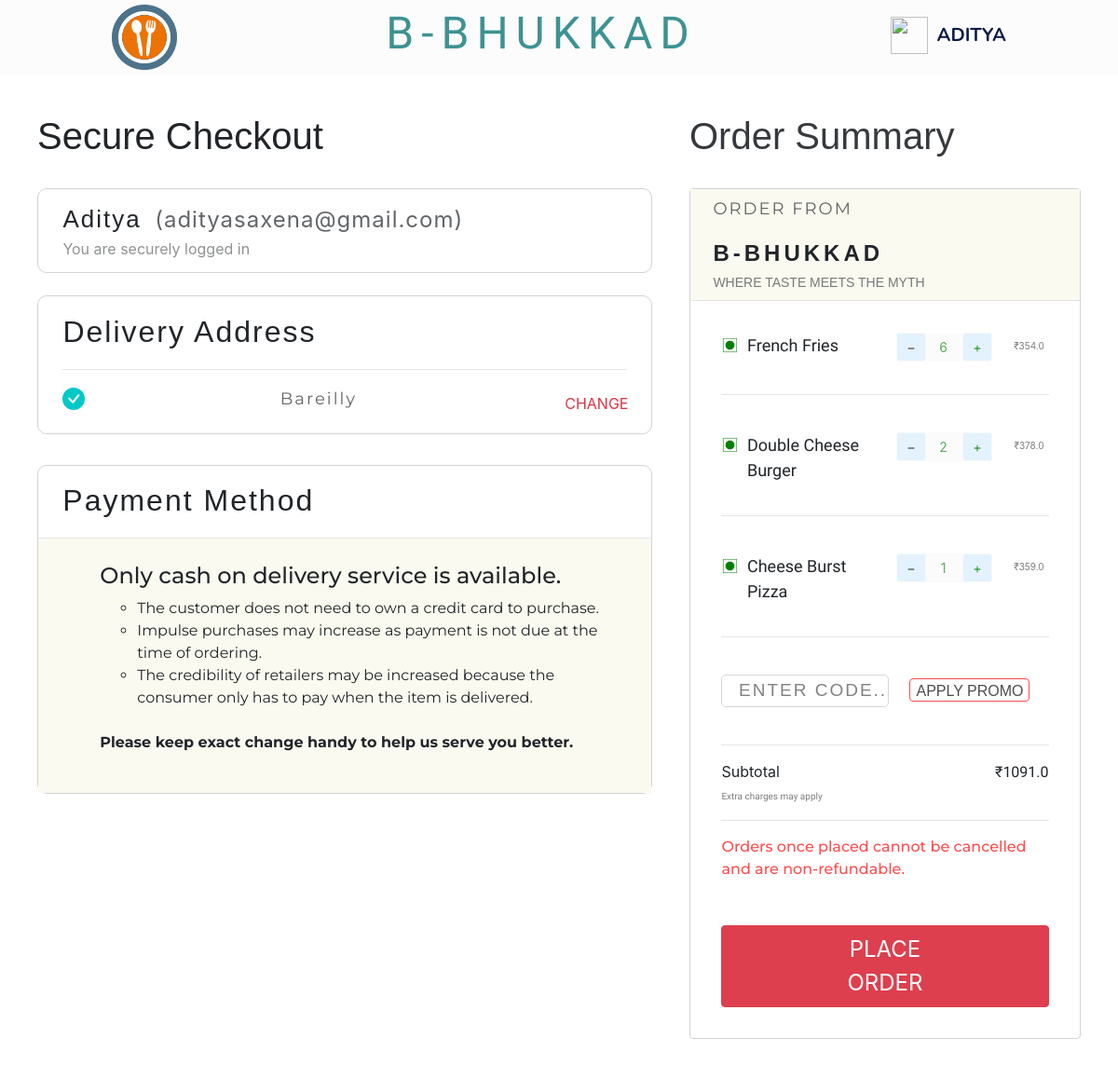
Screenshot of /checkout/ (signed in) with the database file from the repository.
### home/models.py (models this page shows, shortened)
class Customer(models.Model):
    user = models.OneToOneField(User, on_delete=models.CASCADE)
    phone = models.DecimalField(max_digits=11, decimal_places=0, null=True, blank=True)
    address = models.TextField(blank=True, null=True)
    picture = models.ImageField(default='default.png')
    created = models.DateTimeField(auto_now_add=True)
    updated = models.DateTimeField(auto_now=True)

### food_items/models.py (models this page shows, shortened)
class ItemPerQuantity(models.Model):
    customer = models.ForeignKey(Customer, on_delete=models.CASCADE, default="")
    item = models.ForeignKey(Item, on_delete=models.CASCADE)
    quantity = models.IntegerField(default=0)
    itemtotal = models.FloatField(default=0.0)

class Item(models.Model):
    name = models.CharField(max_length=100, null=False, blank=False)
    description = models.TextField(null=True, blank=True)
    price = models.FloatField()
    image = models.ImageField(blank=False)
    cuisine = models.CharField(max_length=100, blank=True, null=True)
    diet = models.CharField(max_length=10, default="veg")
    restaurant = models.ForeignKey(Restaurant,on_delete=models.CASCADE, null=True)

class Cart(models.Model):
    customer = models.OneToOneField(Customer, on_delete=models.CASCADE)
    itemperquantity = models.ManyToManyField(ItemPerQuantity, related_name='itemperquantity', null=True, blank=True)
    total = models.FloatField(default=0.0)

### home/views.py (the view, shortened to what this page needs)
# urls.py: path('checkout/', views.checkout, name='checkout'),
def checkout(request):
    username = request.user.username
    user = User.objects.get(username=username)
    customer = Customer.objects.get(user=user)
    cart = Cart.objects.get(customer=customer)
    itemsperquantity = ItemPerQuantity.objects.filter(customer=customer)
    delivery = Delivery.objects.filter(customer=customer)
    return render(request, 'checkout.html', {'customer':customer, 'delivery':delivery, 'cart':cart, 'itemsperquantity':itemsperquantity})

### templates/checkout.html (shortened to what this page needs)
{% extends 'base.html' %}
{% load static %}
{% block content %}
    <nav style="display: flex;flex-direction:row;justify-content:space-between;padding:0% 10% 0 10%;background-color:rgb(252, 252, 252)" class="navbar navbar-dark bg-dark;">
            <div>
                <a class="navbar-brand" href="/">
                    <img src="{% static 'images/foodIcon.png' %}" width="70" height="70" alt="" loading="lazy">
                </a>
            </div>
            <div>
                <h1 style="font-family: 'Fredoka One', cursive;letter-spacing:8px;font-size:48px;opacity:1;color:rgb(62, 146, 146)">B-BHUKKAD</h1>
            </div>
            <div>
                <img src="{% static 'images/pizzaicon.png' %}" alt="" height="40" width="40" style="margin-bottom: 5px;">
                <span style="font-family: 'Nunito', sans-serif; font-size:20px;text-transform:uppercase;padding-left:5px;color:rgb(8, 27, 68);"><b>{{request.user.first_name}}</b></span>
            </div>
    </nav>
    <div style="margin:3.5% 0% 3.5% 0%;display:flex;flex-direction:row;justify-content:space-evenly;">
        <div style="width:55%">
            <h1 style="font-family: 'Poppins', sans-serif;">Secure Checkout</h1><br>
            <div style="border: 1px solid lightgrey;padding:2% 4% 2% 4%;border-radius:10px;width:100%;">
                <span style="font-family: 'Poppins', sans-serif;font-size: 26px;font-weight:500;letter-spacing:2px;">{{request.user.username|title}}</span>
                <span style="font-size: 24px;opacity:0.7;padding:10px;letter-spacing:1px;">({{request.user.email}})</span><br>
                <span style="opacity:0.5">You are securely logged in</span>
            </div>
            <br>
            <div style="border: 1px solid lightgrey;border-radius:10px;padding:2% 4% 2% 4%;width:100%;">
                <span style="font-family: 'Poppins', sans-serif;font-size: 32px;font-weight:500;letter-spacing:2px;">Delivery Address</span> <hr style="margin-block-end: 0px;">
                <div style="padding-top: 3%;display:flex;flex-direction
                :row; justify-content:space-between;">
                    <div style="padding-right: 2%;">
                    </div>
                    <div>
                        <span id="address" style="font-family: 'Montserrat', sans-serif;opacity:0.7;font-size:18px;padding-left:0%;letter-spacing:2px;text-transform:capitalize">
                            {% if delivery %}
                                {% for deliver in delivery %}
                                    {{deliver.deliveryaddress}}
                                {% endfor %}
                            {% else %}
                                {{customer.address}}
                            {% endif %}
                        </span>
                    </div>
                    <div>
                        <button type="button" class="btn btn-outline-danger" data-toggle="modal" data-target="#exampleModal" style="border: none;margin-left:15%;margin-bottom:1%">
                            CHANGE
                        </button>
                    </div>
                </div>
            </div>
            <div style="margin-top:5%;border: 1px solid lightgrey;border-radius:10px;width:100%;">
                <p style="font-family: 'Poppins', sans-serif;font-size: 32px;font-weight:500;letter-spacing:2px;padding:2% 4% 0% 4%;">Payment Method</p> <hr style="margin-block-end: 0px;">
                <div style="background-color: rgb(250, 250, 240);padding:4%;font-family: 'Montserrat', sans-serif;">
                    <ul style="list-style-type: none;">
                        <li>
                            <h4>Only cash on delivery service is available.</h4>
                            <ul>
                                <li>
                                    The customer does not need to own a credit card to purchase.
                                </li>
                                <li>
                                    Impulse purchases may increase as payment is not due at the time of ordering.
                                </li>
                                <li>
                                    The credibility of retailers may be increased because the consumer only has to pay when the item is delivered.
                                </li>
                            </ul>
                        </li>
                        <br>
                        <li style="font-weight: bold;">Please keep exact change handy to help us serve you better.</li>
                    </ul>
                </div>
            </div>
        </div>
        <div style="width: 35%;margin-right:0%;margin-top:0%;">
            <h1 style="font-family: 'Poppins', sans-serif;opacity:0.9">Order Summary</h1><br>
            <div style="border: 1px solid lightgrey;border-radius:4px;width:100%;">
                <div style="background-color:rgb(250, 250, 240);padding:2% 4% 2% 4%;">
                    <span style="text-transform:uppercase;letter-spacing:2px;font-size:18px;opacity:0.7;font-family: 'Montserrat', sans-serif;padding-left:2%;">Order From</span><br><div style="margin-bottom: 4%;"></div>
                    <span style="font-size:24px;letter-spacing:4px;font-family: 'Poppins', sans-serif;text-transform:uppercase;padding-left:2%;font-weight:bold">B-Bhukkad</span><br>
                    <span style="opacity: 0.6;font-family: 'Poppins', sans-serif;padding-left:2%;font-weight:lighter;text-transform:uppercase;font-size:14px;">Where taste meets the myth</span>
                </div>
                <hr style="margin-block-start: 0px;margin-block-end:0px;">
                <div style="padding: 8%;">
                    {% if cart.total == 0 %}
                        <div style="display:flex;flex-direction:column;justify-content:space-evenly;padding:8%;text-align:center;">
                            <div style="font-family: 'Poppins', sans-serif;padding-bottom:8%;">
                                <h3 style="letter-spacing:2px;opacity:0.6;font-weight:bold;text-transform:uppercase">Cart Empty</h3>
                            </div>
                            <div>
                                <img src="https://res.cloudinary.com/swiggy/image/upload/fl_lossy,f_auto,q_auto,w_480/Cart_empty_-_menu_2x_ejjkf2" height="150px" width="200px">
                            </div>
                            <div style="text-align: left;font-family: 'Fredoka One', cursive;font-weight:lighter;font-size:14px;padding:10%;opacity:0.6;padding-top:10%;">
                                Good food is always cooking! <br>Go ahead, order some yummy items from the menu.
                            </div>
                        </div>
                    {% else %}
                        {% if itemsperquantity %}
                            {% for cartitem in itemsperquantity %}
                            <div style="display: flex;flex-direction:row;margin-bottom:10%;">
                                <div style="margin-right: 10px;display:inline-block;width:5%;">
                                    {% if cartitem.item.diet == "veg" %}
                                    <img src="{% static 'images/veg.png' %}" alt="" height="19px" width="19px">
                                    {% else %}
                                        <img src="{% static 'images/nonveg.jpg' %}" alt="" height="15px" width="15px">
                                    {% endif %}
                                </div>
                                <div style="width: 50%;text-align:left;margin-left:0px;">
                                    <span style="font-size:18px;font-family: 'Cabin', sans-serif;margin-top:4px;">{{cartitem.item.name}}</span>
                                </div>
                                <div style="width:50%;text-align:center">
                                    <div class="btn-group" role="group" aria-label="Basic example">
                                        <form action="decrease/" method="post">
                                            <button style="background-color: #e3f2fd;" type="submit" class="btn btn-light btn-sm">
                                                <svg width="1em" height="1em" viewBox="0 0 16 16" class="bi bi-dash" fill="currentColor" xmlns="http://www.w3.org/2000/svg">
                                                    <path fill-rule="evenodd" d="M4 8a.5.5 0 0 1 .5-.5h7a.5.5 0 0 1 0 1h-7A.5.5 0 0 1 4 8z"/>
                                                </svg>
                                            </button>
                                        </form>
                                        <button type="button" style="background-color: rgb(250, 250, 250);width:40px" class="btn btn-light btn-sm" disabled style="cursor: pointer;">
                                            <span style="color: green;">{{cartitem.quantity}}</span>
                                        </button>
                                        <form action="increase/" method="post">
                                            <button type="submit" class="btn btn-light btn-sm" style="background-color: #e3f2fd;">
                                                <svg width="1em" height="1em" viewBox="0 0 16 16" class="bi bi-plus" fill="green" xmlns="http://www.w3.org/2000/svg">
                                                    <path fill-rule="evenodd" d="M8 4a.5.5 0 0 1 .5.5v3h3a.5.5 0 0 1 0 1h-3v3a.5.5 0 0 1-1 0v-3h-3a.5.5 0 0 1 0-1h3v-3A.5.5 0 0 1 8 4z"/>
                                                </svg>
                                            </button>
                                        </form>
                                    </div>
                                </div>
                                <div style="width: 15%;text-align:center">
                                    <span class="ruppee" style="font-size: 10px; opacity:0.6">₹{{cartitem.itemtotal}}</span>
                                </div>
                            </div><hr><br>
                            {% endfor %}
                            <div>
                                <form action="promo/" method="POST">
                                    <input style="height: 35px;width:180px;padding:2% 0% 2% 5%;caret-color:red;font-family: 'Poppins', sans-serif;text-transform:uppercase;font-size:19px;opacity:0.9;letter-spacing:2px;border:1px solid lightgrey;border-radius:5px;" type="text" name="code" id="" placeholder="Enter code..">
                                    <button id="promo" style="background: none;border:1px solid red;border-radius:4px;height:25px;margin-left:5%;text-transform:uppercase;font-family: 'Poppins', sans-serif;opacity:0.7;" type="submit">Apply Promo</button>
                                </form>
                            </div><br><hr>
                            <div style="display: flex;flex-direction:row;justify-content:space-between;">
                                <div>
                                    <span>Subtotal</span><br>
                                    <span style="font-size: 10px;opacity:0.6;font-family: 'Cabin', sans-serif;">Extra charges may apply</span>
                                </div>
                                <div>
                                    <span style="font-family: 'Cabin', sans-serif;">₹{{cart.total}}</span>
                                </div>
                            </div><hr>
                        {% endif %}
                        <div style="font-family: 'Montserrat', sans-serif;font-size:16px;color:red;opacity:0.7;font-weight:500;">
                            Orders once placed cannot be cancelled and are non-refundable.
                        </div>
                        <br><br>
                        <div style="text-align: center;opacity:0.95;">
                            <form action="placeorder/">
                                <button style="padding-left:26.5%;padding-top:2%;
                                padding-bottom:2%;padding-right:26.5%;text-align:center;font-size:24px;text-transform:uppercase;" class="btn btn-group btn-danger" type="submit">
                                    Place Order
                                </button>
                            </form>
                        </div>
                    {% endif %}
                </div>
            </div>
        </div>
    </div>
{% endblock content %}

### rows the page displays
Customer: address "Bareilly"
ItemPerQuantity: item.name "French Fries", quantity "6", itemtotal "354.0"
ItemPerQuantity: item.name "Double Cheese Burger", quantity "2", itemtotal "378.0"
ItemPerQuantity: item.name "Cheese Burst Pizza", quantity "1", itemtotal "359.0"
Cart: total "1091.0"

### other values shown
{{ request.user.first_name }} "ADITYA"
{{ request.user.username|title }} "Aditya"
{{ request.user.email }} "adityasaxena@gmail.com"
